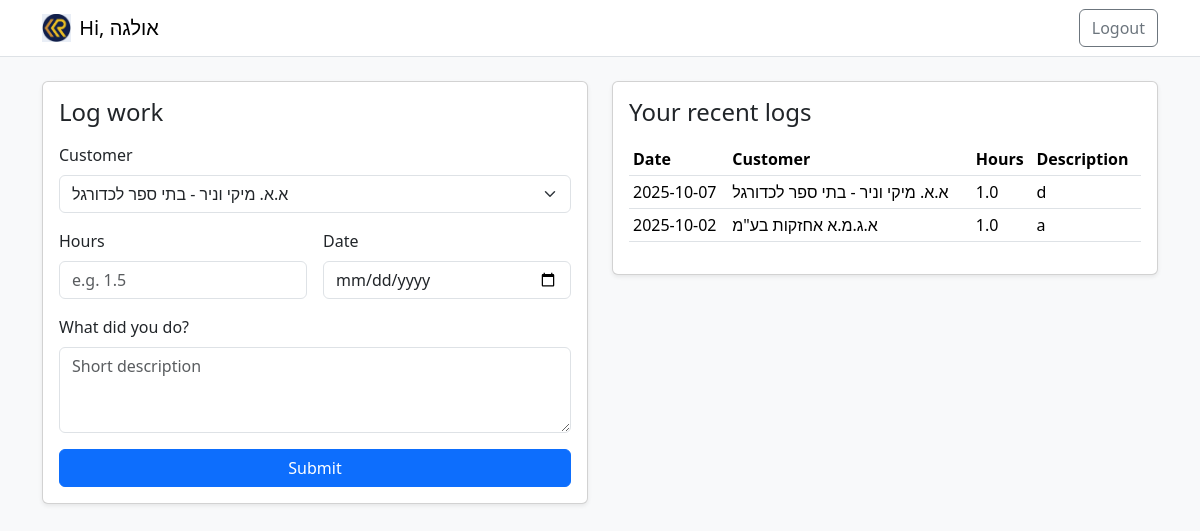
The app's page /dashboard (signed in) with its own data.
### tables this page shows
CREATE TABLE users (
    id INTEGER PRIMARY KEY AUTOINCREMENT,
    username TEXT,
    password TEXT,
    role TEXT,
    pay_rate REAL
);

CREATE TABLE logs (
    id INTEGER PRIMARY KEY AUTOINCREMENT,
    user_id INTEGER,
    customer_id INTEGER,
    hours REAL, description TEXT, work_date TEXT,
    FOREIGN KEY(user_id) REFERENCES users(id),
    FOREIGN KEY(customer_id) REFERENCES customers(id)
);

CREATE TABLE customers (
    id INTEGER PRIMARY KEY AUTOINCREMENT,
    name TEXT,
    pay_rate REAL
);

### app.py (the view)
@app.route('/dashboard')
@login_required
def dashboard():
    conn = sqlite3.connect(DB_NAME)
    if current_user.role == 'manager':
        logs = conn.execute('''SELECT u.username, c.name, l.hours, u.pay_rate, c.pay_rate, IFNULL(l.description, ''), IFNULL(l.work_date, '')
                               FROM logs l
                               JOIN users u ON l.user_id = u.id
                               JOIN customers c ON l.customer_id = c.id
                               ORDER BY COALESCE(l.work_date, ''), u.username, c.name''').fetchall()
        conn.close()
        total_out = 0.0
        total_in = 0.0
        net_logs = []
        hours_by_worker = {}
        hours_by_customer = {}
        for log in logs:
            username, customer_name, hours, worker_monthly, customer_monthly, description, work_date = log
            hourly_worker = (worker_monthly or 0) / 160.0
            hourly_customer = (customer_monthly or 0) / 160.0
            cost = (hours or 0) * hourly_worker
            profit = (hours or 0) * (hourly_customer - hourly_worker)
            total_out += cost
            total_in += profit
            net_logs.append((username, customer_name, hours, cost, profit, description, work_date))
            hours_by_worker[username] = hours_by_worker.get(username, 0.0) + (hours or 0)
            hours_by_customer[customer_name] = hours_by_customer.get(customer_name, 0.0) + (hours or 0)
        return render_template(
            'manager_dashboard.html',
            logs=net_logs,
            total_out=total_out,
            total_in=total_in,
            hours_by_worker=hours_by_worker,
            hours_by_customer=hours_by_customer,
        )
    else:
        customers = conn.execute("SELECT id, name FROM customers ORDER BY name").fetchall()
        recent_logs = conn.execute('''SELECT c.name, l.hours, IFNULL(l.description, ''), IFNULL(l.work_date, '')
                                      FROM logs l
                                      JOIN customers c ON l.customer_id = c.id
                                      WHERE l.user_id = ?
                                      ORDER BY COALESCE(l.work_date, '') DESC, l.id DESC
                                      LIMIT 20''', (current_user.id,)).fetchall()
        conn.close()
        return render_template('worker_dashboard.html', customers=customers, recent_logs=recent_logs)

### app.py (called while the page is built)
@login_manager.user_loader
def load_user(user_id):
    conn = sqlite3.connect(DB_NAME)
    user = conn.execute("SELECT id, username, role FROM users WHERE id=?", (user_id,)).fetchone()
    conn.close()
    if user:
        return User(*user)
    return None

### template/worker_dashboard.html (shortened to what this page needs)
<!DOCTYPE html>
<html>
<head>
  <link href="https://cdn.jsdelivr.net/npm/bootstrap@5.3.2/dist/css/bootstrap.min.css" rel="stylesheet">
</head>
<body class="bg-light">
  <nav class="navbar navbar-light bg-white border-bottom mb-4">
    <div class="container">
      <span class="navbar-brand d-flex align-items-center gap-2">
        <img src="{{ url_for('static', filename='logo.png') }}" alt="Logo" style="height:28px;width:auto;object-fit:contain">
        Hi, {{ current_user.username }}
      </span>
      <a class="btn btn-outline-secondary" href="{{ url_for('logout') }}">Logout</a>
    </div>
  </nav>
  <div class="container">
    <div class="row g-4">
      <div class="col-12 col-lg-6">
        <div class="card shadow-sm">
          <div class="card-body">
            <h4 class="card-title mb-3">Log work</h4>
            <form method="POST" action="{{ url_for('submit_hours') }}" class="vstack gap-3">
              <div>
                <label class="form-label">Customer</label>
                <select name="customer_id" class="form-select">
                  {% for c in customers %}
                    <option value="{{ c[0] }}">{{ c[1] }}</option>
                  {% endfor %}
                </select>
              </div>
              <div class="row g-3">
                <div class="col">
                  <label class="form-label">Hours</label>
                  <input type="number" step="0.1" name="hours" class="form-control" placeholder="e.g. 1.5" required>
                </div>
                <div class="col">
                  <label class="form-label">Date</label>
                  <input type="date" name="work_date" class="form-control" required>
                </div>
              </div>
              <div>
                <label class="form-label">What did you do?</label>
                <textarea name="description" class="form-control" rows="3" placeholder="Short description"></textarea>
              </div>
              <button type="submit" class="btn btn-primary">Submit</button>
            </form>
          </div>
        </div>
      </div>
      <div class="col-12 col-lg-6">
        {% if recent_logs %}
        <div class="card shadow-sm">
          <div class="card-body">
            <h4 class="card-title mb-3">Your recent logs</h4>
            <div class="table-responsive">
              <table class="table table-sm align-middle">
                <thead><tr><th>Date</th><th>Customer</th><th>Hours</th><th>Description</th></tr></thead>
                <tbody>
                {% for r in recent_logs %}
                  <tr>
                    <td>{{ r[3] }}</td>
                    <td>{{ r[0] }}</td>
                    <td>{{ r[1] }}</td>
                    <td>{{ r[2] }}</td>
                  </tr>
                {% endfor %}
                </tbody>
              </table>
            </div>
          </div>
        </div>
        {% endif %}
      </div>
    </div>
  </div>
</body>
</html>

### records on screen
users: username "אולגה"
logs: work_date "2025-10-07", name "א.א. מיקי וניר - בתי ספר לכדורגל", hours "1.0", description "d"
logs: work_date "2025-10-02", name "א.ג.מ.א אחזקות בע\"מ", hours "1.0", description "a"

### other values on screen
form field customer_id "א.א. מיקי וניר - בתי ספר לכדורגל"
